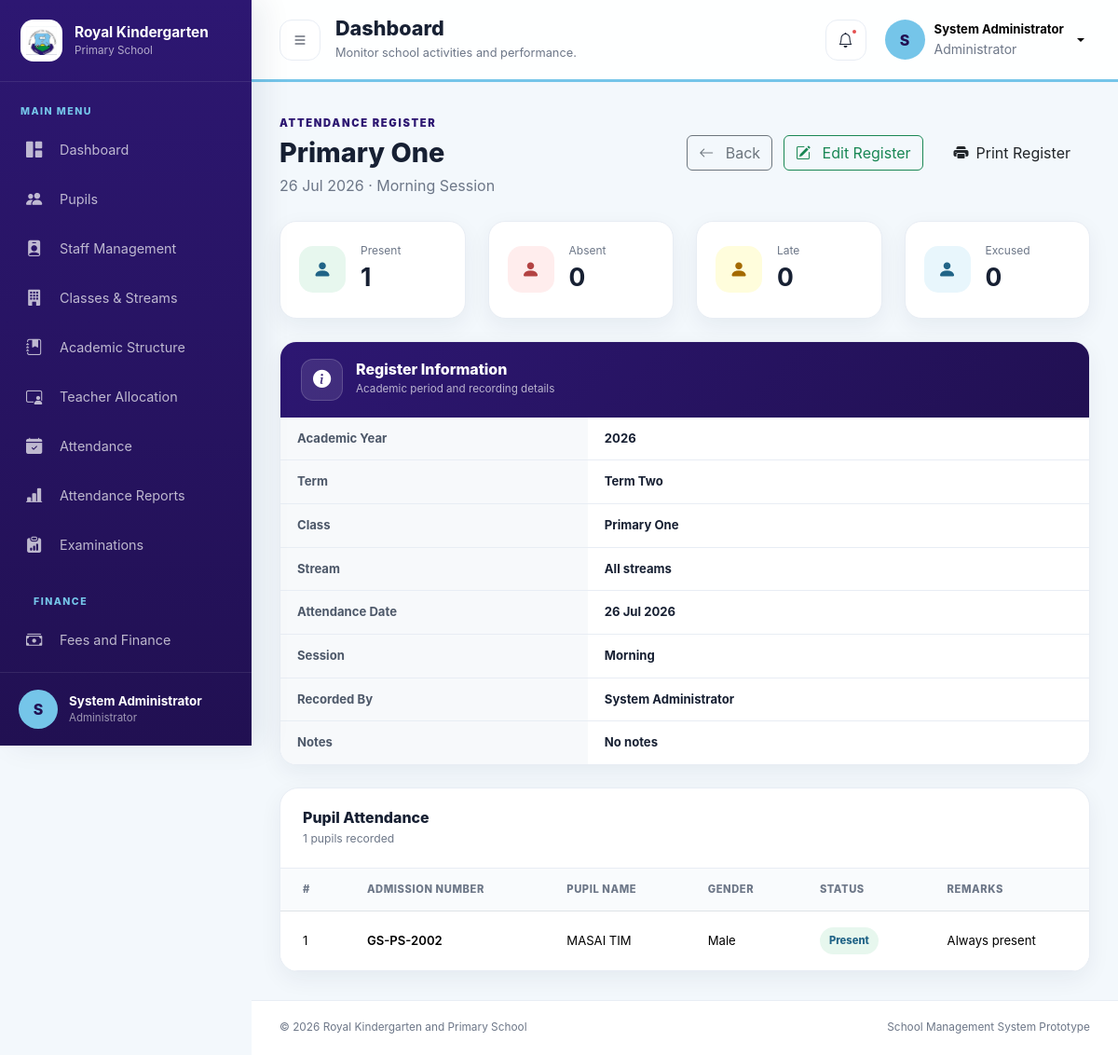
/attendance/view.php?id=1 (signed in), run on the app's committed database.
### tables this page shows
CREATE TABLE `attendance_registers` (
  `id` int(10) UNSIGNED NOT NULL,
  `academic_year_id` int(10) UNSIGNED NOT NULL,
  `term_id` int(10) UNSIGNED NOT NULL,
  `class_id` int(10) UNSIGNED NOT NULL,
  `stream_id` int(10) UNSIGNED DEFAULT NULL,
  `attendance_date` date NOT NULL,
  `session` enum('Morning','Afternoon') NOT NULL DEFAULT 'Morning',
  `recorded_by` int(10) UNSIGNED NOT NULL,
  `notes` varchar(255) DEFAULT NULL,
  `created_at` timestamp NOT NULL DEFAULT current_timestamp(),
  `updated_at` timestamp NOT NULL DEFAULT current_timestamp() ON UPDATE current_timestamp()
);

CREATE TABLE `classes` (
  `id` int(10) UNSIGNED NOT NULL,
  `class_name` varchar(50) NOT NULL,
  `class_code` varchar(20) NOT NULL,
  `class_level` int(11) NOT NULL,
  `status` enum('Active','Inactive') DEFAULT 'Active',
  `created_at` timestamp NOT NULL DEFAULT current_timestamp()
);

CREATE TABLE `pupil_attendance` (
  `id` int(10) UNSIGNED NOT NULL,
  `attendance_register_id` int(10) UNSIGNED NOT NULL,
  `pupil_id` int(10) UNSIGNED NOT NULL,
  `attendance_status` enum('Present','Absent','Late','Excused') NOT NULL DEFAULT 'Present',
  `remarks` varchar(255) DEFAULT NULL,
  `created_at` timestamp NOT NULL DEFAULT current_timestamp(),
  `updated_at` timestamp NOT NULL DEFAULT current_timestamp() ON UPDATE current_timestamp()
);

CREATE TABLE `academic_years` (
  `id` int(10) UNSIGNED NOT NULL,
  `year_name` varchar(20) NOT NULL,
  `start_date` date NOT NULL,
  `end_date` date NOT NULL,
  `is_current` tinyint(1) NOT NULL DEFAULT 0,
  `status` enum('Active','Closed') NOT NULL DEFAULT 'Active',
  `created_at` timestamp NOT NULL DEFAULT current_timestamp(),
  `updated_at` timestamp NOT NULL DEFAULT current_timestamp() ON UPDATE current_timestamp()
);

CREATE TABLE `terms` (
  `id` int(10) UNSIGNED NOT NULL,
  `academic_year_id` int(10) UNSIGNED NOT NULL,
  `term_name` enum('Term One','Term Two','Term Three') NOT NULL,
  `start_date` date NOT NULL,
  `end_date` date NOT NULL,
  `is_current` tinyint(1) NOT NULL DEFAULT 0,
  `status` enum('Active','Closed') NOT NULL DEFAULT 'Active',
  `created_at` timestamp NOT NULL DEFAULT current_timestamp(),
  `updated_at` timestamp NOT NULL DEFAULT current_timestamp() ON UPDATE current_timestamp()
);

CREATE TABLE `users` (
  `id` int(10) UNSIGNED NOT NULL,
  `full_name` varchar(150) NOT NULL,
  `email` varchar(150) NOT NULL,
  `password` varchar(255) NOT NULL,
  `role` enum('administrator','headteacher','bursar','teacher') NOT NULL,
  `status` enum('active','inactive') NOT NULL DEFAULT 'active',
  `last_login` datetime DEFAULT NULL,
  `created_at` timestamp NOT NULL DEFAULT current_timestamp(),
  `updated_at` timestamp NOT NULL DEFAULT current_timestamp() ON UPDATE current_timestamp()
);

CREATE TABLE `pupils` (
  `id` int(10) UNSIGNED NOT NULL,
  `admission_number` varchar(50) NOT NULL,
  `emis_number` varchar(60) DEFAULT NULL,
  `lin_number` varchar(60) DEFAULT NULL,
  `first_name` varchar(80) NOT NULL,
  `middle_name` varchar(80) DEFAULT NULL,
  `last_name` varchar(80) NOT NULL,
  `gender` enum('Male','Female') NOT NULL,
  `date_of_birth` date DEFAULT NULL,
  `nationality` varchar(80) NOT NULL DEFAULT 'Ugandan',
  `religion` varchar(80) DEFAULT NULL,
  `class_id` int(10) UNSIGNED DEFAULT NULL,
  `stream_id` int(10) UNSIGNED DEFAULT NULL,
  `admission_date` date DEFAULT NULL,
  `admission_type` enum('New Admission','Transfer','Re-admission') NOT NULL DEFAULT 'New Admission',
  `former_school` varchar(180) DEFAULT NULL,
  `class_name` varchar(30) DEFAULT NULL,
  `stream_name` varchar(30) DEFAULT NULL,
  `district` varchar(100) DEFAULT NULL,
  `county` varchar(100) DEFAULT NULL,
  `sub_county` varchar(100) DEFAULT NULL,
  `parish` varchar(100) DEFAULT NULL,
  `village` varchar(100) DEFAULT NULL,
  `home_address` text DEFAULT NULL,
  `father_name` varchar(150) DEFAULT NULL,
  `father_phone` varchar(30) DEFAULT NULL,
  `father_occupation` varchar(120) DEFAULT NULL,
  `mother_name` varchar(150) DEFAULT NULL,
  `mother_phone` varchar(30) DEFAULT NULL,
  `mother_occupation` varchar(120) DEFAULT NULL,
  `guardian_name` varchar(150) DEFAULT NULL,
  `guardian_phone` varchar(30) DEFAULT NULL,
  `guardian_relationship` varchar(80) DEFAULT NULL,
  `orphan_status` enum('Not Orphan','Single Orphan - Father Deceased','Single Orphan - Mother Deceased','Double Orphan') NOT NULL DEFAULT 'Not Orphan',
  `blood_group` varchar(10) DEFAULT NULL,
  `medical_condition` text DEFAULT NULL,
  `allergies` text DEFAULT NULL,
  `has_disability` tinyint(1) NOT NULL DEFAULT 0,
  `disability_type` varchar(150) DEFAULT NULL,
  `special_needs` text DEFAULT NULL,
  `emergency_contact_name` varchar(150) DEFAULT NULL,
  `emergency_contact_phone` varchar(30) DEFAULT NULL,
  `emergency_contact_relationship` varchar(80) DEFAULT NULL,
  `photo` varchar(255) DEFAULT NULL,
  `pupil_status` enum('Active','Transferred','Completed','Dropped') DEFAULT 'Active',
  `created_at` timestamp NOT NULL DEFAULT current_timestamp(),
  `updated_at` timestamp NOT NULL DEFAULT current_timestamp() ON UPDATE current_timestamp()
);

### attendance/view.php (the view, shortened to what the rows shown need)
<?php
require_once __DIR__ . '/../config/database.php';
$registerId = filter_input(
    INPUT_GET,
    'id',
    FILTER_VALIDATE_INT
);
$registerStatement = $pdo->prepare(
    'SELECT
        attendance_registers.*,
        academic_years.year_name,
        terms.term_name,
        classes.class_name,
        streams.stream_name,
        users.full_name AS recorded_by_name
     FROM attendance_registers
     INNER JOIN academic_years
        ON academic_years.id =
            attendance_registers.academic_year_id
     INNER JOIN terms
        ON terms.id =
            attendance_registers.term_id
     INNER JOIN classes
        ON classes.id =
            attendance_registers.class_id
     LEFT JOIN streams
        ON streams.id =
            attendance_registers.stream_id
     INNER JOIN users
        ON users.id =
            attendance_registers.recorded_by
     WHERE attendance_registers.id = :id
     LIMIT 1'
);
$registerStatement->execute([
    'id' => $registerId,
]);
$register = $registerStatement->fetch();
$pupilStatement = $pdo->prepare(
    'SELECT
        pupil_attendance.attendance_status,
        pupil_attendance.remarks,
        pupils.admission_number,
        pupils.first_name,
        pupils.middle_name,
        pupils.last_name,
        pupils.gender
     FROM pupil_attendance
     INNER JOIN pupils
        ON pupils.id =
            pupil_attendance.pupil_id
     WHERE pupil_attendance.attendance_register_id =
        :attendance_register_id
     ORDER BY
        pupils.first_name,
        pupils.middle_name,
        pupils.last_name'
);
$pupilStatement->execute([
    'attendance_register_id' => $registerId,
]);
$attendanceRecords = $pupilStatement->fetchAll();
$summary = [
    'Present' => 0,
    'Absent' => 0,
    'Late' => 0,
    'Excused' => 0,
];
foreach ($attendanceRecords as $record) {
    $status = $record['attendance_status'];
    if (isset($summary[$status])) {
        $summary[$status]++;
    }
}
?>
<!DOCTYPE html>
<html lang="en">
<head>
    <link
        href="https://cdn.jsdelivr.net/npm/bootstrap@5.3.3/dist/css/bootstrap.min.css"
        rel="stylesheet"
    >
    <link
        href="https://cdn.jsdelivr.net/npm/bootstrap-icons@1.11.3/font/bootstrap-icons.min.css"
        rel="stylesheet"
    >
    <link
        href="../assets/css/style.css"
        rel="stylesheet"
    >
</head>
<body class="dashboard-page">
<div class="app-main" id="appMain">
    <?php require_once __DIR__ . '/../includes/header.php'; ?>
    <main class="app-content">
        <section class="module-heading">
            <div>
                <span class="module-label">
                    ATTENDANCE REGISTER
                </span>
                <h2>
                    <?= htmlspecialchars(
                        $register['class_name']
                    ) ?>
                </h2>
                <p>
                    <?= htmlspecialchars(
                        date(
                            'd M Y',
                            strtotime(
                                $register['attendance_date']
                            )
                        )
                    ) ?>
                    · <?= htmlspecialchars(
                        $register['session']
                    ) ?>
                    Session
                </p>
            </div>
        </section>
        <section class="row g-4 mb-4">
            <?php foreach ($summary as $status => $total): ?>
                <div class="col-sm-6 col-xl-3">
                    <article class="attendance-summary-card">
                        <span
                            class="attendance-summary-icon
                            attendance-<?= strtolower(
                                $status
                            ) ?>"
                        >
                            <i class="bi bi-person-fill"></i>
                        </span>
                        <div>
                            <small>
                                <?= htmlspecialchars($status) ?>
                            </small>
                            <strong>
                                <?= number_format($total) ?>
                            </strong>
                        </div>
                    </article>
                </div>
            <?php endforeach; ?>
        </section>
        <section class="profile-table-card mb-4">
            <div class="table-responsive">
                <table class="table profile-information-table">
                    <tbody>
                        <tr>
                            <th>Academic Year</th>
                            <td>
                                <?= htmlspecialchars(
                                    $register['year_name']
                                ) ?>
                            </td>
                        </tr>
                        <tr>
                            <th>Term</th>
                            <td>
                                <?= htmlspecialchars(
                                    $register['term_name']
                                ) ?>
                            </td>
                        </tr>
                        <tr>
                            <th>Class</th>
                            <td>
                                <?= htmlspecialchars(
                                    $register['class_name']
                                ) ?>
                            </td>
                        </tr>
                        <tr>
                            <th>Stream</th>
                        </tr>
                        <tr>
                            <th>Attendance Date</th>
                            <td>
                                <?= htmlspecialchars(
                                    date(
                                        'd M Y',
                                        strtotime(
                                            $register[
                                                'attendance_date'
                                            ]
                                        )
                                    )
                                ) ?>
                            </td>
                        </tr>
                        <tr>
                            <th>Session</th>
                            <td>
                                <?= htmlspecialchars(
                                    $register['session']
                                ) ?>
                            </td>
                        </tr>
                        <tr>
                            <th>Recorded By</th>
                            <td>
                                <?= htmlspecialchars(
                                    $register[
                                        'recorded_by_name'
                                    ]
                                ) ?>
                            </td>
                        </tr>
                        <tr>
                            <th>Notes</th>
                            <td>
                                <?= htmlspecialchars(
                                    $register['notes']
                                    ?: 'No notes'
                                ) ?>
                            </td>
                        </tr>
                    </tbody>
                </table>
            </div>
        </section>
        <section class="dashboard-card">
            <div class="table-responsive">
                <table class="table dashboard-table align-middle">
                    <thead>
                        <tr>
                            <th>#</th>
                            <th>Admission Number</th>
                            <th>Pupil Name</th>
                            <th>Gender</th>
                            <th>Status</th>
                            <th>Remarks</th>
                        </tr>
                    </thead>
                    <tbody>
                    <?php foreach (
                        $attendanceRecords as $index => $record
                    ): ?>
                        <?php
                        $fullName = trim(
                            $record['first_name'] . ' ' .
                            ($record['middle_name'] ?? '') . ' ' .
                            $record['last_name']
                        );
                        ?>
                        <tr>
                            <td><?= $index + 1 ?></td>
                            <td class="fw-semibold">
                                <?= htmlspecialchars(
                                    $record[
                                        'admission_number'
                                    ]
                                ) ?>
                            </td>
                            <td>
                                <?= htmlspecialchars($fullName) ?>
                            </td>
                            <td>
                                <?= htmlspecialchars(
                                    $record['gender']
                                ) ?>
                            </td>
                            <td>
                                <span
                                    class="attendance-status-badge
                                    attendance-status-<?= strtolower(
                                        $record[
                                            'attendance_status'
                                        ]
                                    ) ?>"
                                >
                                    <?= htmlspecialchars(
                                        $record[
                                            'attendance_status'
                                        ]
                                    ) ?>
                                </span>
                            </td>
                            <td>
                                <?= htmlspecialchars(
                                    $record['remarks']
                                    ?: '—'
                                ) ?>
                            </td>
                        </tr>
                    <?php endforeach; ?>
                    </tbody>
                </table>
            </div>
        </section>
    </main>
</div>
</body>
</html>

### data on the page
attendance_registers: class.class_name "Primary One", attendance_date "26 Jul 2026", session "Morning", academic_year.year_name "2026", term.term_name "Term Two", recorded_by.full_name "System Administrator", notes "No notes"
pupil_attendance: attendance_status "Present", total "1", pupil.admission_number "GS-PS-2002", pupil.last_name "MASAI TIM", pupil.gender "Male", remarks "Always present"

### other printed values
substr($_SESSION['full_name'], 0, 1) "S"
$_SESSION['full_name'] "System Administrator"
$_SESSION['role'] "Administrator"
$status "Absent"
$total "0"
$status "Late"
$status "Excused"
$register['stream_name'] "All streams"
count($attendanceRecords) "1"
